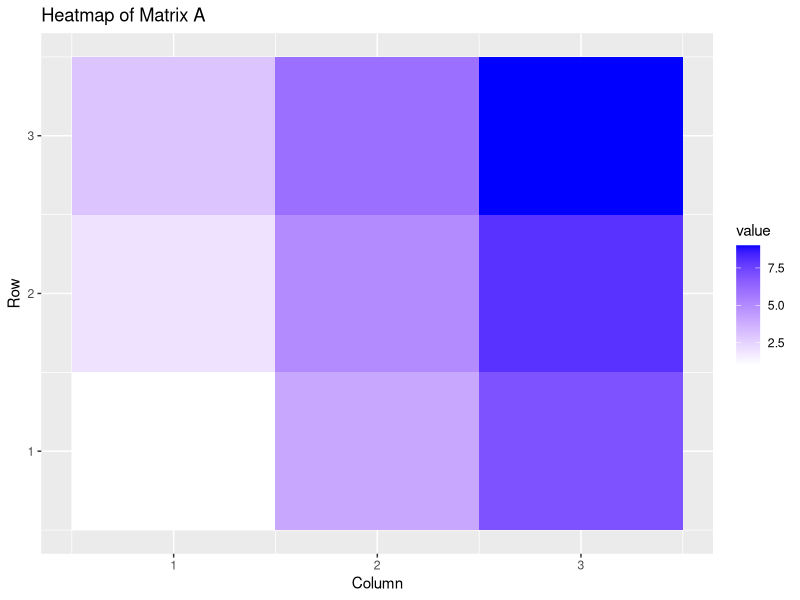
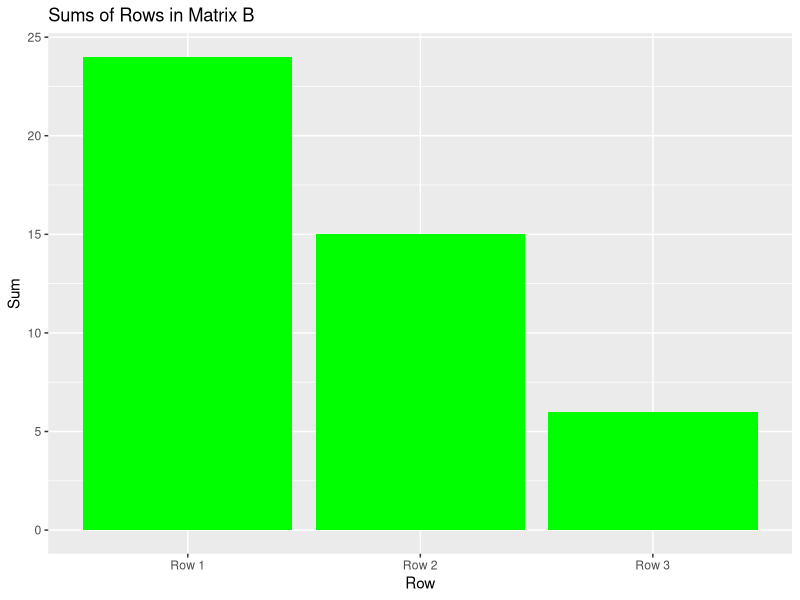

The R source for these figures, in order:
# Task 1: Matrix Creation
matrix_A <- matrix(c(1, 2, 3, 4, 5, 6, 7, 8, 9),
                   nrow = 3, ncol = 3, byrow = TRUE)
matrix_B <- matrix(c(9, 8, 7, 6, 5, 4, 3, 2, 1),
                   nrow = 3, ncol = 3, byrow = TRUE)

# Task 2: Matrix Manipulation
sum_matrix <- matrix_A + matrix_B
scaled_matrix <- matrix_A * 2

# Task 3: Matrix Operations
transposed_A <- t(matrix_A)
product_matrix <- matrix_A %*% matrix_B

# Task 4: Matrix Statistics
sum_matrix_A <- sum(matrix_A)
mean_matrix_B <- mean(matrix_B)
sd_matrix_B <- sd(matrix_B)

# Task 5: Visualization
library(ggplot2)
library(reshape2)

# Create a heatmap of matrix_A
heatmap_data <- melt(matrix_A)
heatmap_plot <- ggplot(heatmap_data, aes(x =
                                           Var1, y = Var2, fill = value)) +
  
  geom_tile() +
  scale_fill_gradient(low = "white", high = "blue")+
  labs(title = "Heatmap of Matrix A", x ="Column", y = "Row")

# Create a bar plot comparing sums of rows in matrix_B
row_sums <- rowSums(matrix_B)
row_names <- paste("Row", 1:3)
barplot_data <- data.frame(Row = row_names,
                           Sum = row_sums)
barplot_plot <- ggplot(barplot_data, aes(x =Row, y = Sum)) +
  geom_bar(stat = "identity", fill = "green") +
  labs(title = "Sums of Rows in Matrix B", x ="Row", y = "Sum")

# Display the visualizations

print(heatmap_plot)
print(barplot_plot)